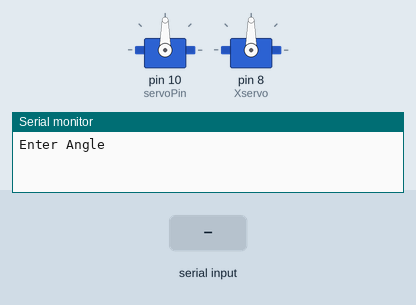
Recording of a sketch running on a simulated Arduino Uno, built with avr-gcc and run on an emulated ATmega328P. Parts: 2 × servo, the last lines printed to the serial monitor. Inputs (shaded band) come from the test bench.

Above: at 1.2 s.
1.3 s: "5\n" received over Serial
At 1.9 s:
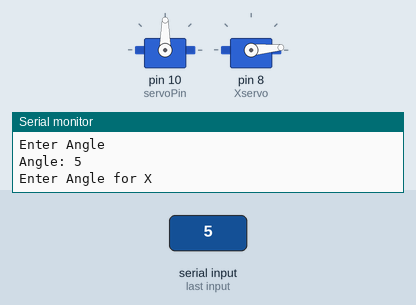
2.8 s: "200\n" received over Serial
At 3.2 s:
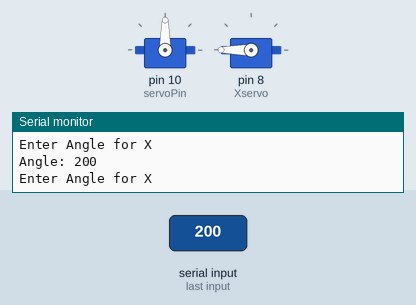
4.3 s: "90\n" received over Serial
At 5.5 s:
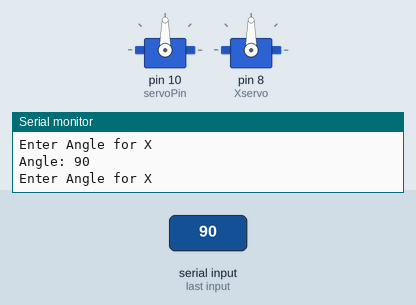
Timing chart, 0 to 7.3 s (numbered marks = the images above; inputs shaded):
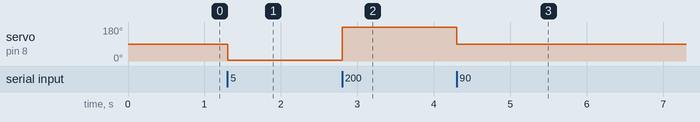

The sketch:

ServoMotor_2.ino
```cpp
/*
Into Robotics
*/

//Add two two inputs!
#include <Servo.h>  //add '<' and '>' before and after servo.h

int servoPin = 10;

Servo Xservo;
Servo Yservo;


int servoAngle = 0;   // servo position in degrees

void setup()
{
  Serial.begin(9600);
  Yservo.attach(servoPin);
  Xservo.attach(8);
  Serial.println("Enter Angle");

}

char rx_byte = 0;
String rx_str = "";
boolean not_number = false;
int result;

void loop()
{
//control the servo's direction and the position of the motor

//   servo.write(45);      // Turn SG90 servo Left to 45 degrees
//   delay(5000);          // Wait 1 second
//   servo.write(90);      // Turn SG90 servo back to 90 degrees (center position)
//   delay(5000);          // Wait 1 second
//   servo.write(135);     // Turn SG90 servo Right to 135 degrees
//   delay(5000);          // Wait 1 second
//   servo.write(90);      // Turn SG90 servo back to 90 degrees (center position)
//   delay(5000);

//https://startingelectronics.org/software/arduino/learn-to-program-course/19-serial-input/
  if (Serial.available() > 0) {    // is a character available?
    rx_byte = Serial.read();       // get the character

    if ((rx_byte >= '0') && (rx_byte <= '9')) {
      rx_str += rx_byte;
    }
    else if (rx_byte == '\n') {
      // end of string
      if (not_number) {
        Serial.println("Not a number");
      }
      else {
        Serial.print("Angle: ");
        Serial.print(rx_str);
        result = rx_str.toInt(); //converts char to int! :D life is simple with C
        Xservo.write(result);

        Serial.println("");
        Serial.println("Enter Angle for X");
      }
      not_number = false;         // reset flag
      rx_str = "";                // clear the string for reuse
    }
    else {
      // non-number character received
      not_number = true;    // flag a non-number
    }
  } // end: if (Serial.available() > 0)
}
```

Measured:
- after the input at 1.3 s, servo on pin 8 (Xservo): 90° → 5° at once
- after the input at 2.8 s, servo on pin 8 (Xservo): 5° → 180° at once
- after the input at 4.3 s, servo on pin 8 (Xservo): 180° → 90° at once
